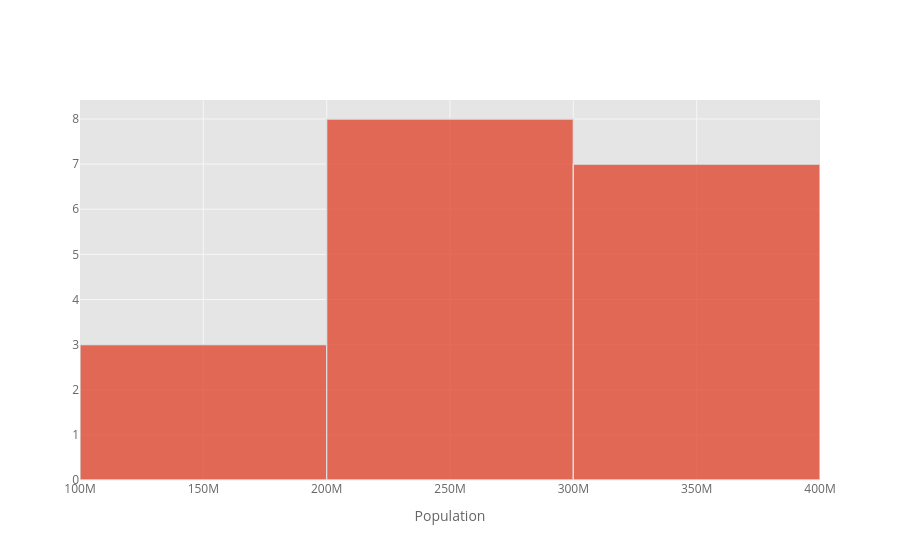

This figure's notebook cell:
### Code cell
df_pivot['United States'].iplot(kind='hist', xTitle='Population', bins=3)

### Figure 1 — Plotly figure (JSON) as saved in the notebook; plotly's stock layout.template omitted (floating-point values rounded to 4 significant figures)
{"data": [{"histfunc": "count", "histnorm": "", "marker": {"color": "rgba(226, 74, 51, 1.0)", "line": {"color": "#D9D9D9", "width": 1.3}}, "name": "United States", "nbinsx": 3, "opacity": 0.8, "orientation": "v", "type": "histogram", "x": [171685336, 186720571, 199733676, 209513341, 219081251, 229476354, 240499825, 252120309, 265163745, 281710909, 294993511, 309011475, 320878310, 323015995, 325084756, 327096265, 329064917, 331002651]}], "layout": {"autosize": true, "barmode": "overlay", "legend": {"bgcolor": "#FFFFFF", "font": {"color": "#666666"}}, "paper_bgcolor": "#FFFFFF", "plot_bgcolor": "#E5E5E5", "title": {"font": {"color": "#151516"}}, "xaxis": {"autorange": true, "gridcolor": "#F6F6F6", "range": [100000000.0, 400000000.0], "showgrid": true, "tickfont": {"color": "#666666"}, "title": {"font": {"color": "#666666"}, "text": "Population"}, "type": "linear", "zerolinecolor": "#F6F6F6"}, "yaxis": {"autorange": true, "gridcolor": "#F6F6F6", "range": [0, 8.421], "showgrid": true, "tickfont": {"color": "#666666"}, "title": {"font": {"color": "#666666"}, "text": ""}, "zerolinecolor": "#F6F6F6"}}}
